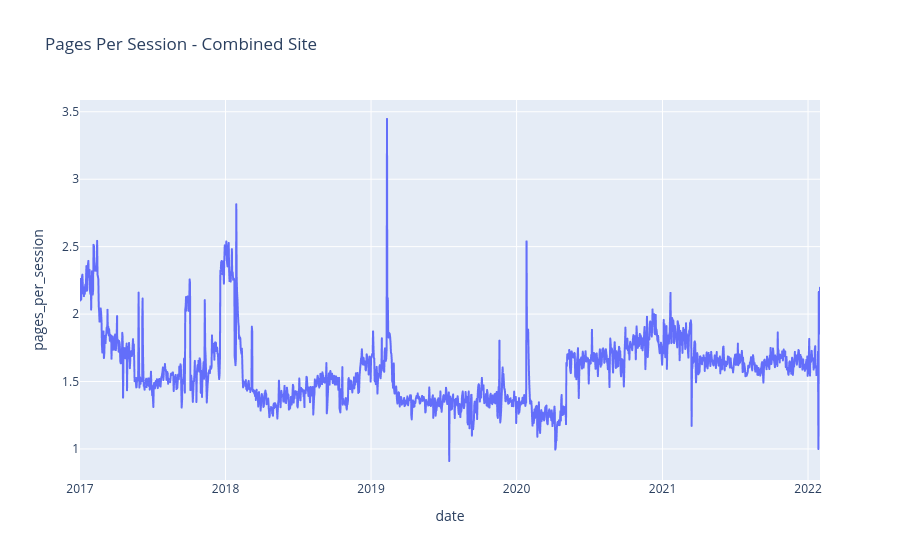

The notebook cell saved with this chart:
### Markdown cell above
**C.** Visualize this new `pages_per_session` metric using a line chart for each site. You will have 3 separate graphs!

### Code cell
# combined_site graph
fig1 = px.line(combined_site, x='date', y='pages_per_session', title='Pages Per Session - Combined Site')
fig1.show()

### Figure 1 — Plotly figure (JSON) as saved in the notebook; plotly's stock layout.template omitted (floating-point values rounded to 4 significant figures; data arrays with more than 128 entries replaced by an {"elided": "..."} marker saying what was removed)
{"data": [{"hovertemplate": "date=%{x}<br>pages_per_session=%{y}<extra></extra>", "legendgroup": "", "line": {"color": "#636efa", "dash": "solid"}, "marker": {"symbol": "circle"}, "mode": "lines", "name": "", "showlegend": false, "type": "scattergl", "x": {"elided": "1857 str values"}, "xaxis": "x", "y": {"elided": "1857 float values"}, "yaxis": "y"}], "layout": {"autosize": true, "legend": {"tracegroupgap": 0}, "title": {"text": "Pages Per Session - Combined Site"}, "xaxis": {"anchor": "y", "autorange": true, "domain": [0, 1], "range": ["2017-01-01", "2022-01-31"], "title": {"text": "date"}, "type": "date"}, "yaxis": {"anchor": "x", "autorange": true, "domain": [0, 1], "range": [0.7698, 3.587], "title": {"text": "pages_per_session"}, "type": "linear"}}}
